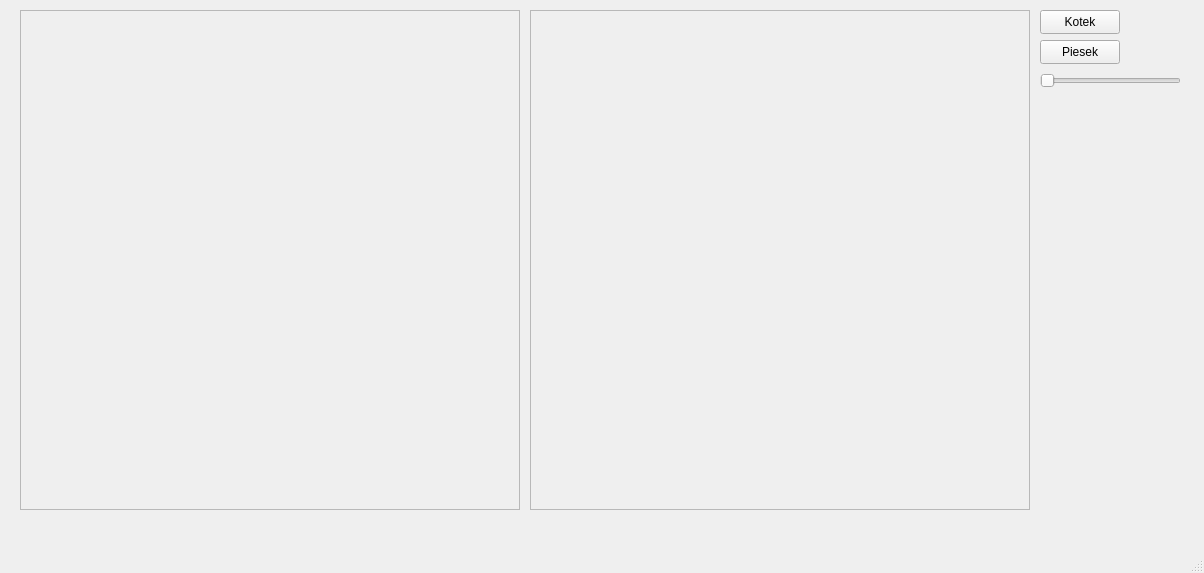
<?xml version="1.0" encoding="UTF-8"?>
<ui version="4.0">
 <class>MainWindow</class>
 <widget class="QMainWindow" name="MainWindow">
  <property name="geometry">
   <rect>
    <x>0</x>
    <y>0</y>
    <width>1204</width>
    <height>573</height>
   </rect>
  </property>
  <property name="windowTitle">
   <string>MainWindow</string>
  </property>
  <widget class="QWidget" name="centralwidget">
   <widget class="QFrame" name="prawyFrame">
    <property name="geometry">
     <rect>
      <x>530</x>
      <y>10</y>
      <width>500</width>
      <height>500</height>
     </rect>
    </property>
    <property name="frameShape">
     <enum>QFrame::StyledPanel</enum>
    </property>
    <property name="frameShadow">
     <enum>QFrame::Raised</enum>
    </property>
   </widget>
   <widget class="QFrame" name="lewyFrame">
    <property name="geometry">
     <rect>
      <x>20</x>
      <y>10</y>
      <width>500</width>
      <height>500</height>
     </rect>
    </property>
    <property name="frameShape">
     <enum>QFrame::StyledPanel</enum>
    </property>
    <property name="frameShadow">
     <enum>QFrame::Raised</enum>
    </property>
   </widget>
   <widget class="QPushButton" name="selectPies">
    <property name="geometry">
     <rect>
      <x>1040</x>
      <y>40</y>
      <width>80</width>
      <height>24</height>
     </rect>
    </property>
    <property name="text">
     <string>Piesek</string>
    </property>
   </widget>
   <widget class="QPushButton" name="selectKot">
    <property name="geometry">
     <rect>
      <x>1040</x>
      <y>10</y>
      <width>80</width>
      <height>24</height>
     </rect>
    </property>
    <property name="text">
     <string>Kotek</string>
    </property>
   </widget>
   <widget class="QSlider" name="suwak">
    <property name="geometry">
     <rect>
      <x>1040</x>
      <y>70</y>
      <width>141</width>
      <height>21</height>
     </rect>
    </property>
    <property name="orientation">
     <enum>Qt::Horizontal</enum>
    </property>
   </widget>
  </widget>
  <widget class="QMenuBar" name="menubar">
   <property name="geometry">
    <rect>
     <x>0</x>
     <y>0</y>
     <width>1204</width>
     <height>21</height>
    </rect>
   </property>
  </widget>
  <widget class="QStatusBar" name="statusbar"/>
 </widget>
 <resources/>
 <connections/>
</ui>
